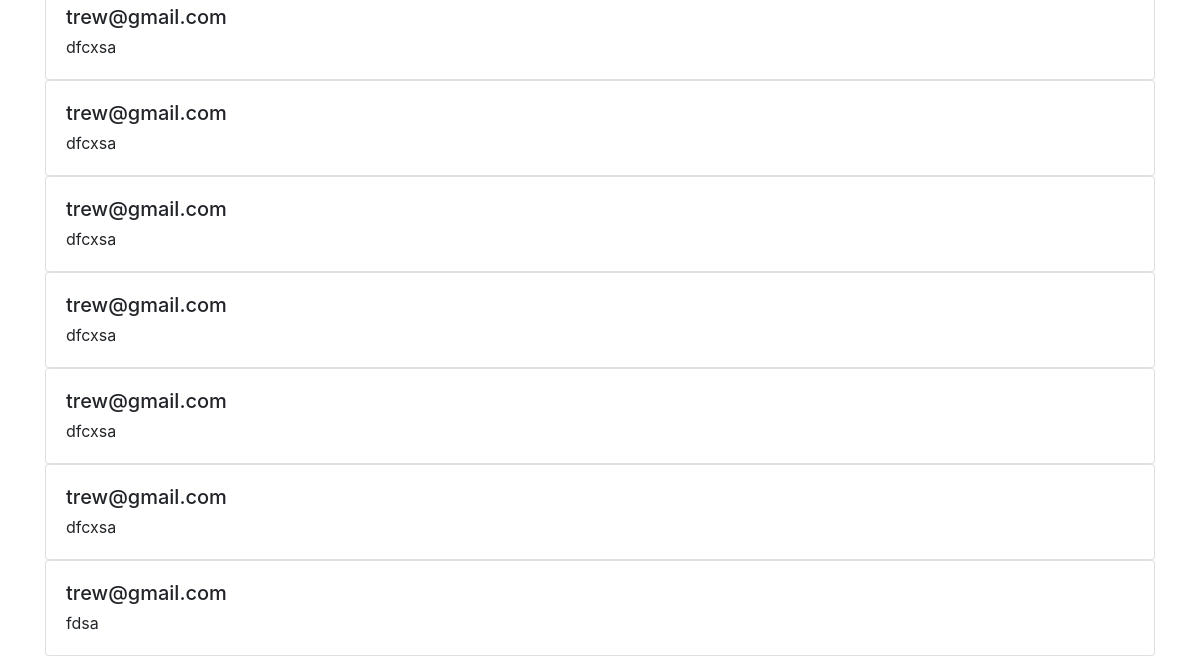
The page /lost_objects (lower part) on the database as committed earlier.
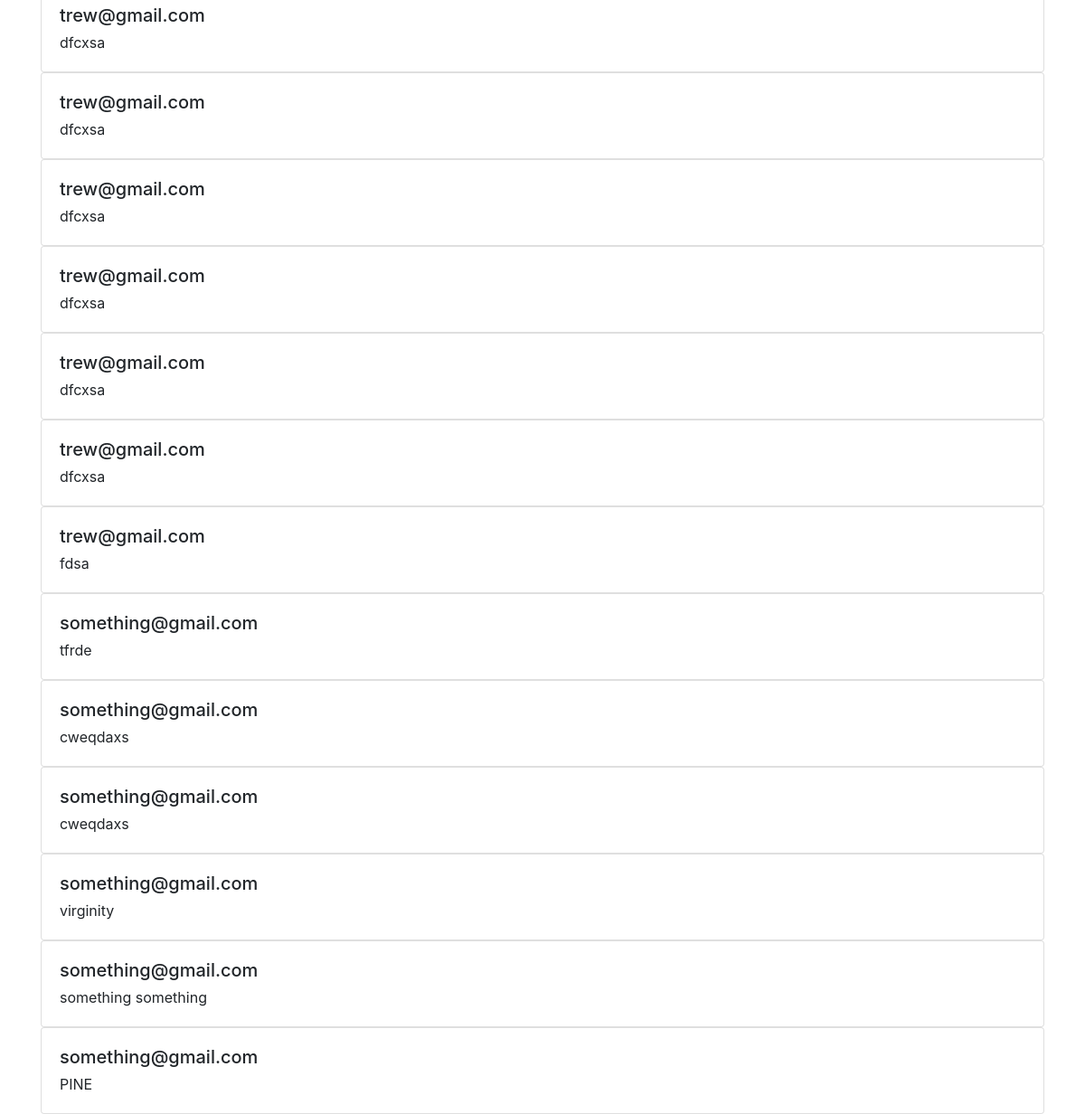
The same page on the database as committed later.
### website/models.py (models this page shows)
class LostObjects(db.Model):
    __tablename__ = 'lost_objects'
    id = db.Column(db.Integer, primary_key=True)
    loster = db.Column(db.String(100), db.ForeignKey('people.username'))
    description = db.Column(db.String(1000))
    lost_date = db.Column(db.DateTime, default=datetime.utcnow)
    place_id = db.Column(db.Integer, db.ForeignKey('places.id'))
    classifier_id = db.Column(db.Integer, db.ForeignKey('classifier.id'))

### website/views.py (the view)
@views.route('/lost_objects', methods=['GET'])
def lost_objects():
    lost_objects = LostObjects.query.all()
    return render_template("lost_objects.html", user=current_user, lost_objects=lost_objects)

### website/templates/lost_objects.html (shortened to what this page needs)
{% extends "base.html" %} {% block title %}Post a Lost Item{% endblock %}
{% block content %}
    {% for lost_object in lost_objects %}
        <div class="card">
            <div class="card-body">
                <h5 class="card-title">{{ lost_object.loster }}</h5>
                <p class="card-text">{{ lost_object.description }}</p>
            </div>
        </div>
    {% endfor %}
{% endblock %}

### website/templates/base.html (shortened to what this page needs)
<!DOCTYPE html>
<html>
  <head>
    <link
      rel="stylesheet"
      href="https://stackpath.bootstrapcdn.com/bootstrap/4.4.1/css/bootstrap.min.css"
    />
    <link
      rel="stylesheet"
      href="https://stackpath.bootstrapcdn.com/font-awesome/4.7.0/css/font-awesome.min.css"
    />
  </head>
  <body>
    <div class="container">{% block content %} {% endblock %}</div>
  </body>
</html>

Rows that differ between the two databases and show on the page:
added LostObjects: loster "something@gmail.com", description "tfrde"
added LostObjects: loster "something@gmail.com", description "cweqdaxs"
added LostObjects: loster "something@gmail.com", description "cweqdaxs"
added LostObjects: loster "something@gmail.com", description "virginity"
added LostObjects: loster "something@gmail.com", description "something something"
added LostObjects: loster "something@gmail.com", description "PINE"
